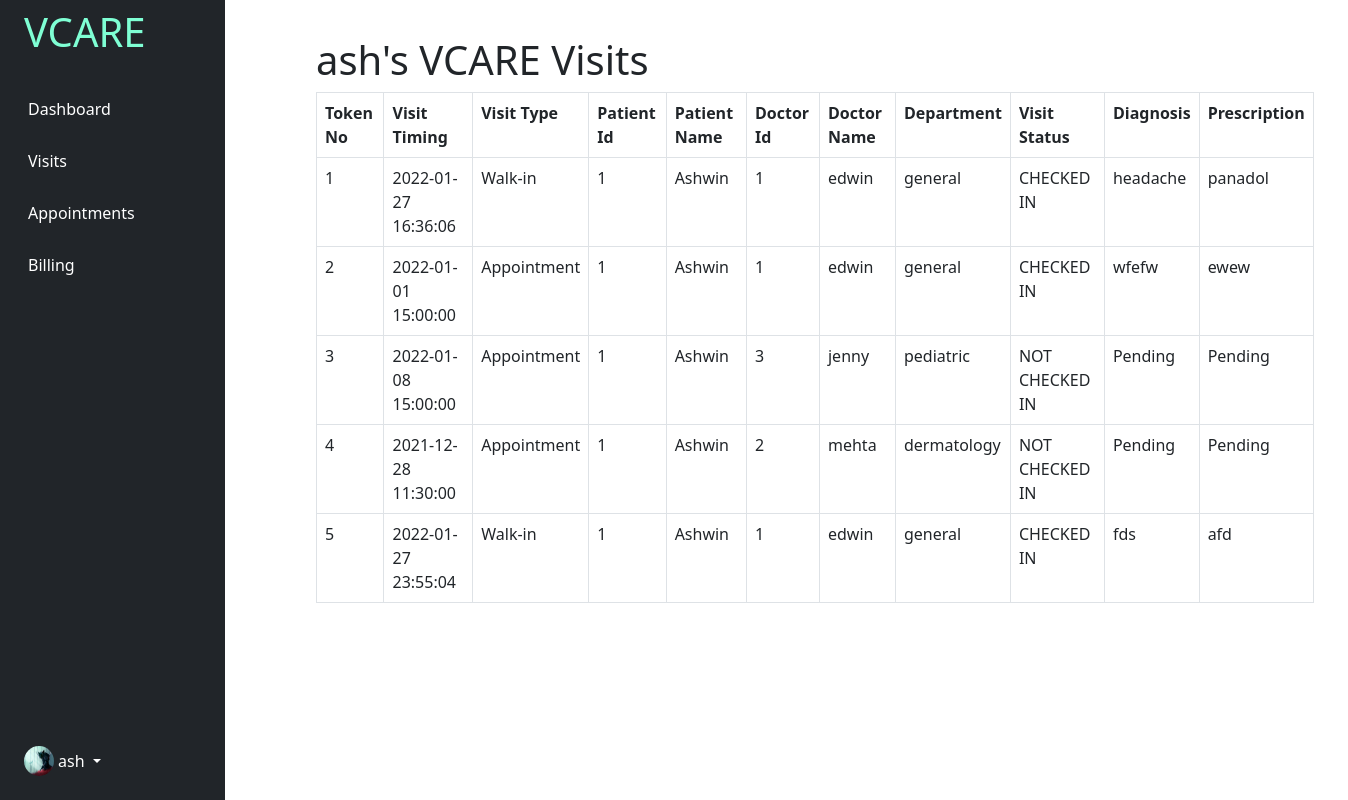
/pvisit (signed in), run on the app's committed database.
### tables this page shows
CREATE TABLE LOGIN(
    U_NAME VARCHAR2(10) PRIMARY KEY,
    PWD VARCHAR2(10) NOT NULL,
    TYPE  VARCHAR2(10) NOT NULL,
    DPLOC VARCHAR2(50) NOT NULL);

CREATE TABLE VISITS(
    TOKEN_NO INTEGER  PRIMARY KEY AUTOINCREMENT,
    VISIT_TIME DATETIME NOT NULL UNIQUE,
    VISIT_TYPE VARCHAR2(20) NOT NULL,
    PAT_ID REFERENCES PATIENT(PAT_ID),
    PAT_NAME REFERENCES PATIENT(PAT_NAME),
    DOC_ID REFERENCES DOCTOR(DOC_ID),
    DOC_NAME REFERENCES DOCTOR(DOC_NAME),
    DEP REFERENCES DOCTOR(DEP),
    VISIT_STATUS VARCHAR2(20),
    DIAGNOSIS  VARCHAR2(500),
    PRESCRIPTION VARCHAR2(500),
    CONSULTFEE NUMBER(10,2),
    ADDFEES NUMBER(10,2),    
    TOTALFEES NUMBER(10,2)
    );

### app.py (the view)
@app.route('/pvisit')
def pvisit():
    uname = session["name"]
    con = sqlite3.connect("database.db")
    con.row_factory = sqlite3.Row
    cur = con.cursor()
    cur.execute("SELECT DPLOC FROM LOGIN WHERE U_NAME='{un}'".format(un=uname))
    acc = cur.fetchall()
    for i in acc:
        dp = i[0]
    cur.execute("SELECT *FROM PATIENT WHERE U_NAME='{un}'".format(un=uname))
    pdata = cur.fetchall()
    id = pdata[0][0]
    cur.execute("SELECT *FROM VISITS WHERE PAT_ID={i}".format(i=id))
    vdata = cur.fetchall()
    return render_template('pvisit.html', vdata=vdata, dp=dp)

### templates/pvisit.html (shortened to what this page needs)
{% extends "dashbase.html" %}
{% block head %}
{{ super() }}
{% endblock %}
{% block content %}
<div class="container" style="margin-top:20px;margin-left:30px;">
    <h1>{{session.name}}'s VCARE Visits</h1>
    <table class="table table-bordered">
        <tr>
            <th>Token No</th>
            <th>Visit Timing</th>
            <th>Visit Type</th>
            <th>Patient Id</th>
            <th>Patient Name</th>
            <th>Doctor Id</th>
            <th>Doctor Name</th>
            <th>Department</th>
            <th>Visit Status</th>
            <th>Diagnosis</th>
            <th>Prescription</th>
        </tr>
        {% for i in vdata %}
        <tr>
            <td>{{i[0]}}</td>
            <td>{{i[1]}}</td>
            <td>{{i[2]}}</td>
            <td>{{i[3]}}</td>
            <td>{{i[4]}}</td>
            <td>{{i[5]}}</td>
            <td>{{i[6]}}</td>
            <td>{{i[7]}}</td>
            <td>{{i[8]}}</td>
            <td>{{i[9]}}</td>
            <td>{{i[10]}}</td>
        </tr>
        {% endfor %}
    </table>
</div>
{% endblock content %}

### templates/dashbase.html (shortened to what this page needs)
<!DOCTYPE html>
<head>
    {% block head %}
    <link rel="stylesheet" href="{{ url_for('static',filename='css/bootstrap.min.css') }}">
    <link rel="stylesheet" href="{{ url_for('static',filename='css/styles.css') }}">
    <link rel="stylesheet" href="{{ url_for('static',filename='css/card.css') }}">
    <link rel="stylesheet" href="{{ url_for('static',filename='css/sidebars.css') }}">
    {% endblock %}
</head>
<body id="body">
    <div class="container-fluid">
        <div class="row flex-nowrap">
            <div class="col-auto col-md-3 col-xl-2 px-sm-2 px-0 bg-dark fixed-top">
                <div class="d-flex flex-column align-items-center align-items-sm-start px-3 pt-2 text-white min-vh-100">
                    <a href="/"
                        class="d-flex align-items-center pb-3 mb-md-0 me-md-auto text-white text-decoration-none">
                        <span class="fs-5 d-none d-sm-inline">
                            <h1 style="color:aquamarine;">VCARE</h1>
                        </span>
                    </a>
                    <ul class="nav nav-pills flex-column mb-sm-auto mb-0 align-items-center align-items-sm-start"
                        id="menu">
                        <li>
                            <a href="/pdashboard" class="nav-link px-0 align-middle">
                                 <span class="ms-1 d-none d-sm-inline"
                                    style="color:white;">Dashboard</span></a>
                        </li>
                        <li>
                            <a href="/pvisit" class="nav-link px-0 align-middle">
                                 <span class="ms-1 d-none d-sm-inline"
                                    style="color:white;">Visits</span></a>
                        </li>
                        <li>
                            <a href="/pappointment" class="nav-link px-0 align-middle">
                                 <span class="ms-1 d-none d-sm-inline"
                                    style="color:white;">Appointments</span></a>
                        </li>
                        <li>
                            <a href="/billing" class="nav-link px-0 align-middle">
                                 <span class="ms-1 d-none d-sm-inline"
                                    style="color:white;">Billing</span></a>
                        </li>
                    </ul>
                    <div class="dropdown pb-4">
                        <a href="#" class="d-flex align-items-center text-white text-decoration-none dropdown-toggle"
                            id="dropdownUser1" data-bs-toggle="dropdown" aria-expanded="false">
                            {% if dp %}
                            <img src="{{url_for('static',filename=dp)}}" width="30" height="30" class="rounded-circle">
                            {% endif %}
                            <span class="d-none d-sm-inline mx-1">{{session.name}}</span>
                        </a>
                    </div>
                </div>
            </div>
            <div class="col py-3" style="margin-left:250px;margin-right:50px;">
                {% block content %}
                {% endblock %}
            </div>
        </div>
    </div>
</body>
</html>

### static/css/sidebars.css (style rules this page uses)
body { min-height: 100vh; min-height: -webkit-fill-available; }
.dropdown-toggle { outline: 0; }

### data on the page
LOGIN: DPLOC (picture)
VISITS: TOKEN_NO "1", VISIT_TIME "2022-01-27 16:36:06", VISIT_TYPE "Walk-in", PAT_ID "1", PAT_NAME "Ashwin", DOC_ID "1", DOC_NAME "edwin", DEP "general", VISIT_STATUS "CHECKED IN", DIAGNOSIS "headache", PRESCRIPTION "panadol"
VISITS: TOKEN_NO "2", VISIT_TIME "2022-01-01 15:00:00", VISIT_TYPE "Appointment", PAT_ID "1", PAT_NAME "Ashwin", DOC_ID "1", DOC_NAME "edwin", DEP "general", VISIT_STATUS "CHECKED IN", DIAGNOSIS "wfefw", PRESCRIPTION "ewew"
VISITS: TOKEN_NO "3", VISIT_TIME "2022-01-08 15:00:00", VISIT_TYPE "Appointment", PAT_ID "1", PAT_NAME "Ashwin", DOC_ID "3", DOC_NAME "jenny", DEP "pediatric", VISIT_STATUS "NOT CHECKED IN", DIAGNOSIS "Pending", PRESCRIPTION "Pending"
VISITS: TOKEN_NO "4", VISIT_TIME "2021-12-28 11:30:00", VISIT_TYPE "Appointment", PAT_ID "1", PAT_NAME "Ashwin", DOC_ID "2", DOC_NAME "mehta", DEP "dermatology", VISIT_STATUS "NOT CHECKED IN", DIAGNOSIS "Pending", PRESCRIPTION "Pending"
VISITS: TOKEN_NO "5", VISIT_TIME "2022-01-27 23:55:04", VISIT_TYPE "Walk-in", PAT_ID "1", PAT_NAME "Ashwin", DOC_ID "1", DOC_NAME "edwin", DEP "general", VISIT_STATUS "CHECKED IN", DIAGNOSIS "fds", PRESCRIPTION "afd"

### other printed values
{{ session.name }} "ash"
